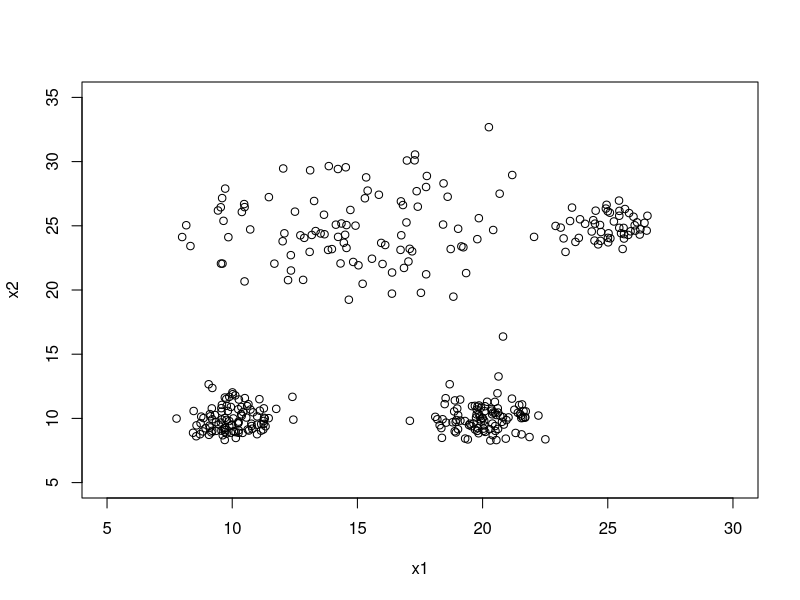
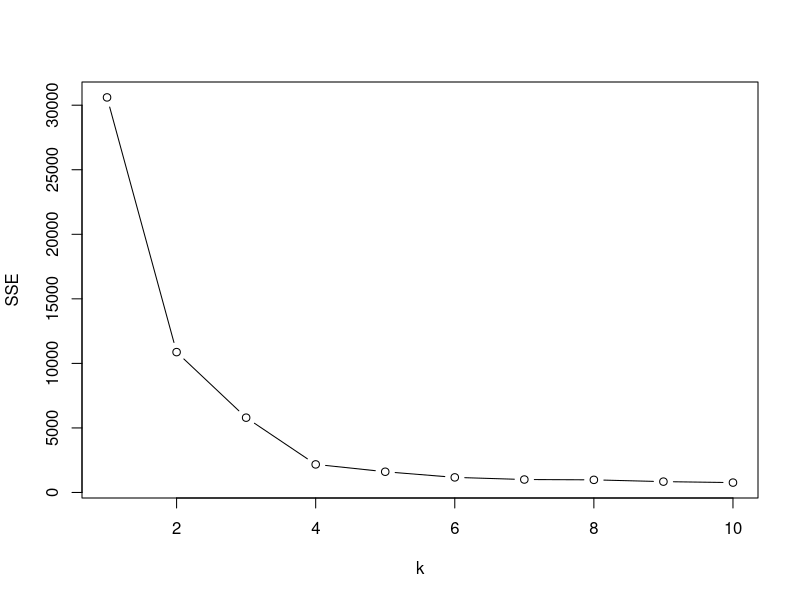
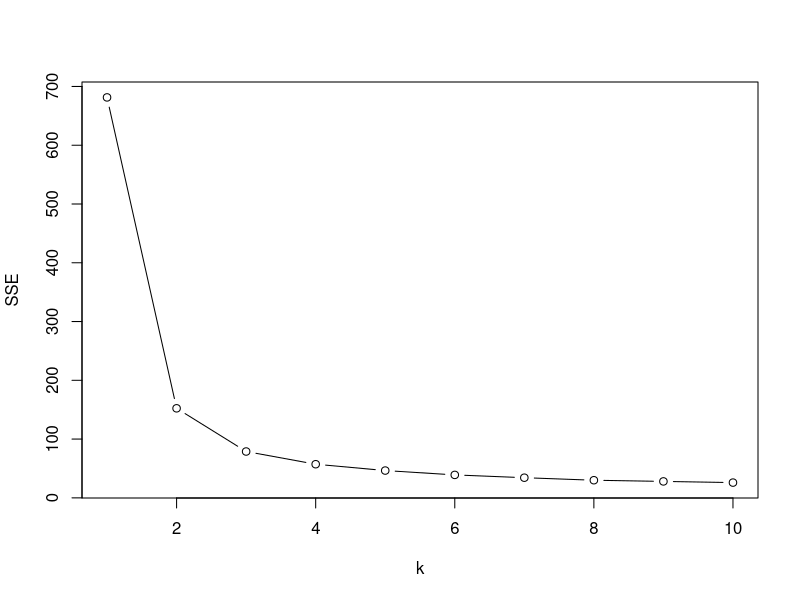
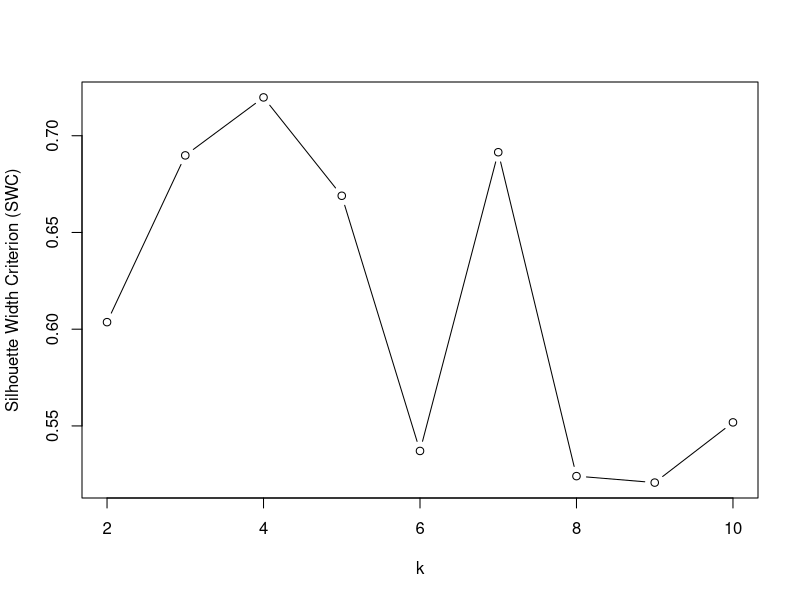
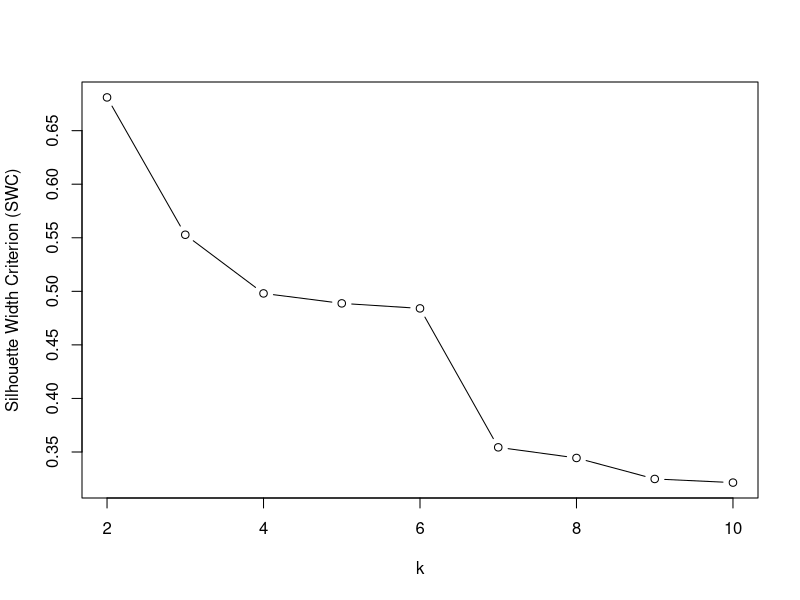

Source code (R) for these figures, in order:
# Cluster Evaluation and Model Selection
library(MASS)

# We generate four clusters following multivariate normal distributions in two dimensions:
set.seed(0)
x11 <- rnorm(n = 100, mean = 10, sd = 1) # Cluster 1 (x1 coordinate)
x21 <- rnorm(n = 100, mean = 10, sd = 1) # Cluster 1 (x2 coordinate)
x12 <- rnorm(n = 100, mean = 20, sd = 1) # Cluster 2 (x1 coordinate)
x22 <- rnorm(n = 100, mean = 10, sd = 1) # Cluster 2 (x2 coordinate)
x13 <- rnorm(n = 100, mean = 15, sd = 3) # Cluster 3 (x1 coordinate)
x23 <- rnorm(n = 100, mean = 25, sd = 3) # Cluster 3 (x2 coordinate)
x14 <- rnorm(n = 50, mean = 25, sd = 1)  # Cluster 4 (x1 coordinate)
x24 <- rnorm(n = 50, mean = 25, sd = 1)  # Cluster 4 (x2 coordinate)
dat <- data.frame(x1 = c(x11,x12,x13,x14), x2 = c(x21,x22,x23,x24))
plot(dat$x1, dat$x2, xlim = c(5,30), ylim = c(5,35), xlab = "x1", ylab = "x2")

# number of clusters
set.seed(0)
SSE <- rep(0,10)
for (k in 1:10){
  km.out <- kmeans(x = dat, centers = k, nstart = 10)
  SSE[k] <- km.out$tot.withinss
}
plot(1:10, SSE, xlab="k", ylab="SSE", type = "b")


# number of clusters
set.seed(0)
SSE <- rep(1,10)
for (k in 1:10){
  km.out <- kmeans(x = iris[1:4], centers = k, nstart = 10)
  SSE[k] <- km.out$tot.withinss
}
plot(1:10, SSE, xlab="k", ylab ="SSE", type = "b")

# Classifications according to 3 clusters Iris
set.seed(0)
km.out <- kmeans( x = iris[1:4], centers = 3, nstart = 10)
table(km.out$cluster, iris$Species)


# Silhouette Width Criterion (SWC)
SWC <- function(clusterLabels, dataPoints){
  require(cluster)
  sil <- silhouette(x = clusterLabels, dist = dist(dataPoints))
  return(mean(sil[,3]))
}

set.seed(0)
Silhouette <- rep(0,10)
for (k in 2:10){
  km.out <- kmeans(x = dat, centers = k, nstart = 10)
  Silhouette[k] <- SWC(clusterLabels = km.out$cluster, dataPoints = dat)
}
plot(2:10, Silhouette[2:10], xlab="k", ylab="Silhouette Width Criterion (SWC)", type = "b")

# Iris Silhouette
set.seed(0)
Silhouette <- rep(1,10)
for (k in 2:10){
  km.out <- kmeans( x= iris[1:4], centers = k, nstart = 10)
  Silhouette[k] <- SWC(clusterLabels = km.out$cluster, dataPoints = iris[1:4])
}
plot(2:10, Silhouette[2:10], xlab="k", ylab= "Silhouette Width Criterion (SWC)", type = "b")











